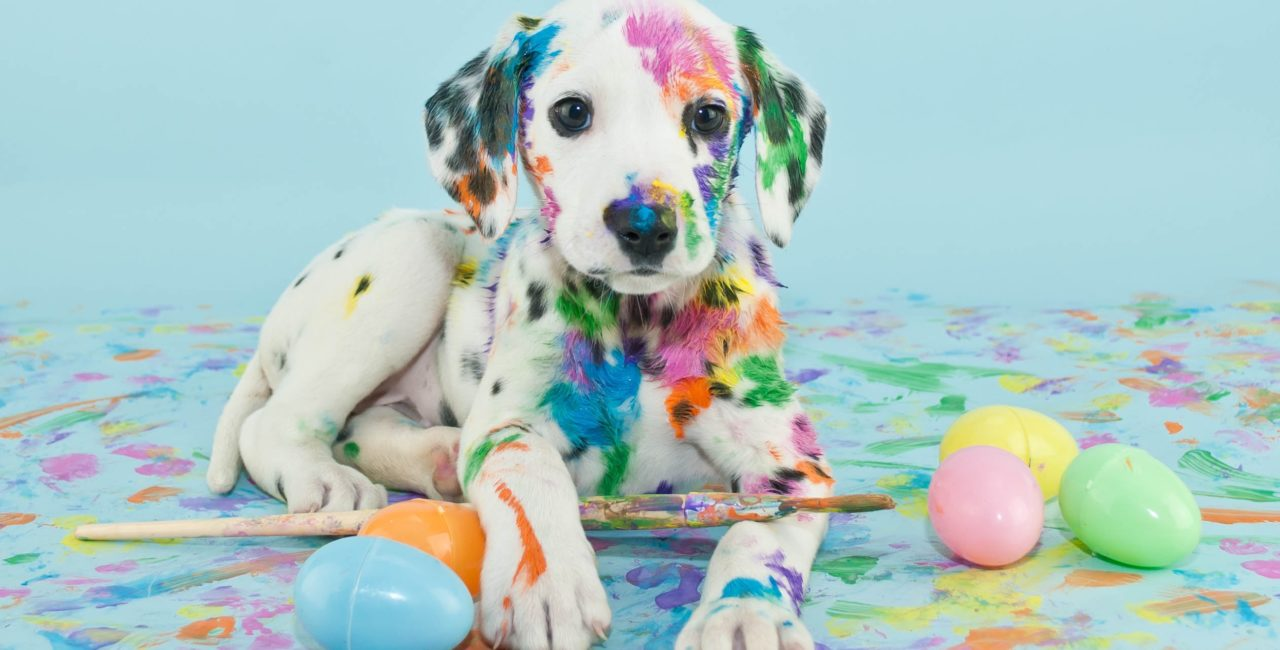
#> input picture Lab01b/Picture1.png, 1280 x 650 px
$ jupyter execute Lab01b.ipynb
#> lines starting #> are read from the running program, lines starting #| are printed output that depends on the picture
[cell 1]
# 1. Cài đặt và import thư viện
import cv2 as cv
import matplotlib.pyplot as plt
import numpy as np

[cell 2]
# Đọc ảnh từ Google Drive
# Đảm bảo ảnh đã được upload vào MyDrive/CV_2024_data/
img = cv.imread('Picture1.png')
#> img is the input picture: shape (650, 1280, 3); mean B, G, R 195.5, 197.6, 172.9
img2 = cv.imread('Picture2.png')
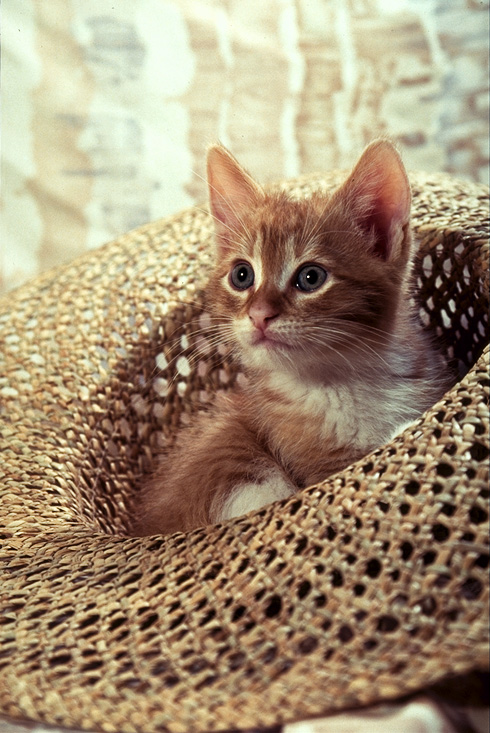
#> input picture Lab01b/Picture2.png, 490 x 733 px
#> img2 is the input picture: shape (733, 490, 3); mean B, G, R 116.7, 143.2, 162.7

[cell 3]
# 2. Kiểm tra opencv đọc ảnh như thế nào và hiển thị chiều của ảnh
print("Kiểm tra thông tin ảnh:")
print(f"Shape của ảnh: {img.shape}")
#| Shape của ảnh: (650, 1280, 3)
print(f"Chiều cao (height): {img.shape[0]}")
#| Chiều cao (height): 650
print(f"Chiều rộng (width): {img.shape[1]}")
#| Chiều rộng (width): 1280
print(f"Số kênh màu (channels): {img.shape[2]}")
#| Số kênh màu (channels): 3
print(f"Kiểu dữ liệu: {img.dtype}")
#| Kiểu dữ liệu: uint8
print(f"Kích thước: {img.size}")
#| Kích thước: 2496000

[cell 4]
# 3. Hiển thị ảnh và nhận xét
plt.figure(figsize=(15, 5))

# Hiển thị ảnh gốc (sai màu - OpenCV đọc BGR)
plt.subplot(1, 3, 1)
plt.imshow(img)
plt.title('Ảnh gốc (BGR - sai màu)')
plt.axis('off')

# Cách 1: Đảo chiều matrix (BGR -> RGB)
img_rgb_method1 = img[:, :, ::-1]
plt.subplot(1, 3, 2)
plt.imshow(img_rgb_method1)
plt.title('Cách 1: Đảo chiều matrix')
plt.axis('off')

# Cách 2: Convert chế độ màu bằng cv.cvtColor
img_rgb_method2 = cv.cvtColor(img, cv.COLOR_BGR2RGB)
plt.subplot(1, 3, 3)
plt.imshow(img_rgb_method2)
plt.title('Cách 2: Convert màu BGR2RGB')
plt.axis('off')

plt.tight_layout()
plt.show()
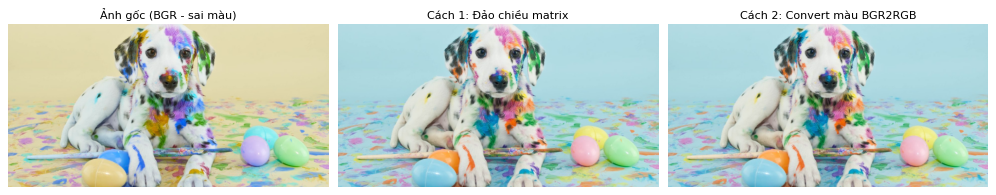
#> figure drawn by matplotlib, 3 panels; B, G, R data is drawn as R, G, B

print("\nNhận xét:")
print("- OpenCV đọc ảnh theo định dạng BGR (Blue-Green-Red)")
print("- Matplotlib hiển thị theo định dạng RGB (Red-Green-Blue)")
print("- Do đó khi hiển thị trực tiếp bằng plt.imshow sẽ bị sai màu")
print("- Cần chuyển đổi BGR sang RGB trước khi hiển thị")

[cell 5]
# 4. Phóng to ảnh
print("\n4. Phóng to ảnh:")

# Chuyển sang RGB để hiển thị đúng
img_rgb = cv.cvtColor(img, cv.COLOR_BGR2RGB)

plt.figure(figsize=(15, 5))

# Ảnh gốc
plt.subplot(1, 3, 1)
plt.imshow(img_rgb)
plt.title(f'Ảnh gốc: {img.shape[1]}x{img.shape[0]}')
plt.axis('off')

# Phóng to gấp 2 lần
scale_factor = 2
new_width = int(img.shape[1] * scale_factor)
#> new_width = 2560
new_height = int(img.shape[0] * scale_factor)
#> new_height = 1300
img_zoomed = cv.resize(img, (new_width, new_height), interpolation=cv.INTER_LINEAR)
img_zoomed_rgb = cv.cvtColor(img_zoomed, cv.COLOR_BGR2RGB)

plt.subplot(1, 3, 2)
plt.imshow(img_zoomed_rgb)
plt.title(f'Phóng to 2x: {img_zoomed.shape[1]}x{img_zoomed.shape[0]}')
plt.axis('off')

# Thu nhỏ 0.5 lần
img_shrink = cv.resize(img, (new_width//4, new_height//4), interpolation=cv.INTER_AREA)
img_shrink_rgb = cv.cvtColor(img_shrink, cv.COLOR_BGR2RGB)

plt.subplot(1, 3, 3)
plt.imshow(img_shrink_rgb)
plt.title(f'Thu nhỏ 0.5x: {img_shrink.shape[1]}x{img_shrink.shape[0]}')
plt.axis('off')

plt.tight_layout()
plt.show()
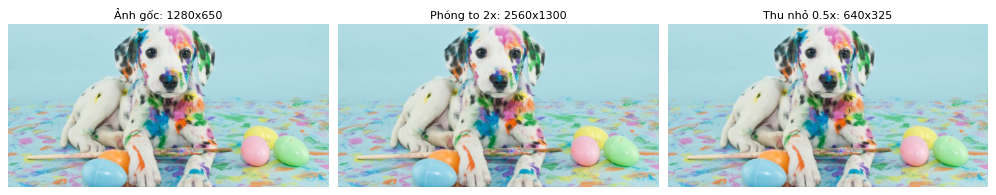
#> figure drawn by matplotlib, 3 panels

print(f"Kích thước ảnh gốc: {img.shape}")
#| Kích thước ảnh gốc: (650, 1280, 3)
print(f"Kích thước ảnh phóng to 2x: {img_zoomed.shape}")
#| Kích thước ảnh phóng to 2x: (1300, 2560, 3)
print(f"Kích thước ảnh thu nhỏ 0.5x: {img_shrink.shape}")
#| Kích thước ảnh thu nhỏ 0.5x: (325, 640, 3)

[cell 6]
# 5. Crop ảnh
print("\n5. Crop ảnh:")

plt.figure(figsize=(12, 4))

# Ảnh gốc
plt.subplot(1, 3, 1)
plt.imshow(img_rgb)
plt.title('Ảnh gốc')
plt.axis('off')

# Crop ở giữa ảnh
h, w = img.shape[:2]
#> h = 650; w = 1280
start_row, start_col = h // 4, w // 4
#> start_row = 162; start_col = 320
end_row, end_col = 3 * h // 4, 3 * w // 4
#> end_row = 487; end_col = 960
img_cropped_center = img[start_row:end_row, start_col:end_col]
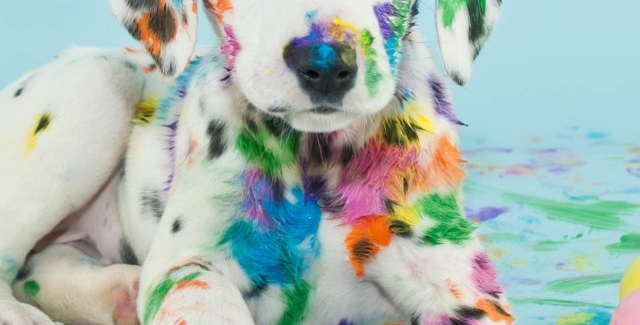
#> img_cropped_center: shape (325, 640, 3); mean B, G, R 177.1, 184.1, 168.4
img_cropped_center_rgb = cv.cvtColor(img_cropped_center, cv.COLOR_BGR2RGB)

plt.subplot(1, 3, 2)
plt.imshow(img_cropped_center_rgb)
plt.title('Crop ở giữa')
plt.axis('off')

# Crop phần trên bên trái
img_cropped_topleft = img[0:h//2, 0:w//2]
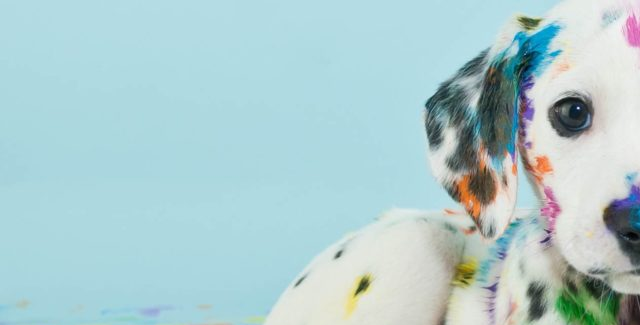
#> img_cropped_topleft: shape (325, 640, 3); mean B, G, R 206, 203.5, 173.7
img_cropped_topleft_rgb = cv.cvtColor(img_cropped_topleft, cv.COLOR_BGR2RGB)

plt.subplot(1, 3, 3)
plt.imshow(img_cropped_topleft_rgb)
plt.title('Crop góc trên trái')
plt.axis('off')

plt.tight_layout()
plt.show()

print(f"Kích thước ảnh gốc: {img.shape}")
#| Kích thước ảnh gốc: (650, 1280, 3)
print(f"Kích thước ảnh crop giữa: {img_cropped_center.shape}")
#| Kích thước ảnh crop giữa: (325, 640, 3)
print(f"Kích thước ảnh crop góc trên trái: {img_cropped_topleft.shape}")
#| Kích thước ảnh crop góc trên trái: (325, 640, 3)

[cell 7]
# 6. Ghép dọc và ghép ngang 2 bức ảnh
print("\n6. Ghép dọc và ghép ngang 2 bức ảnh:")

# Resize ảnh 2 cho cùng kích thước với ảnh 1 (để dễ ghép)
img2_resized = cv.resize(img2, (img.shape[1], img.shape[0]))
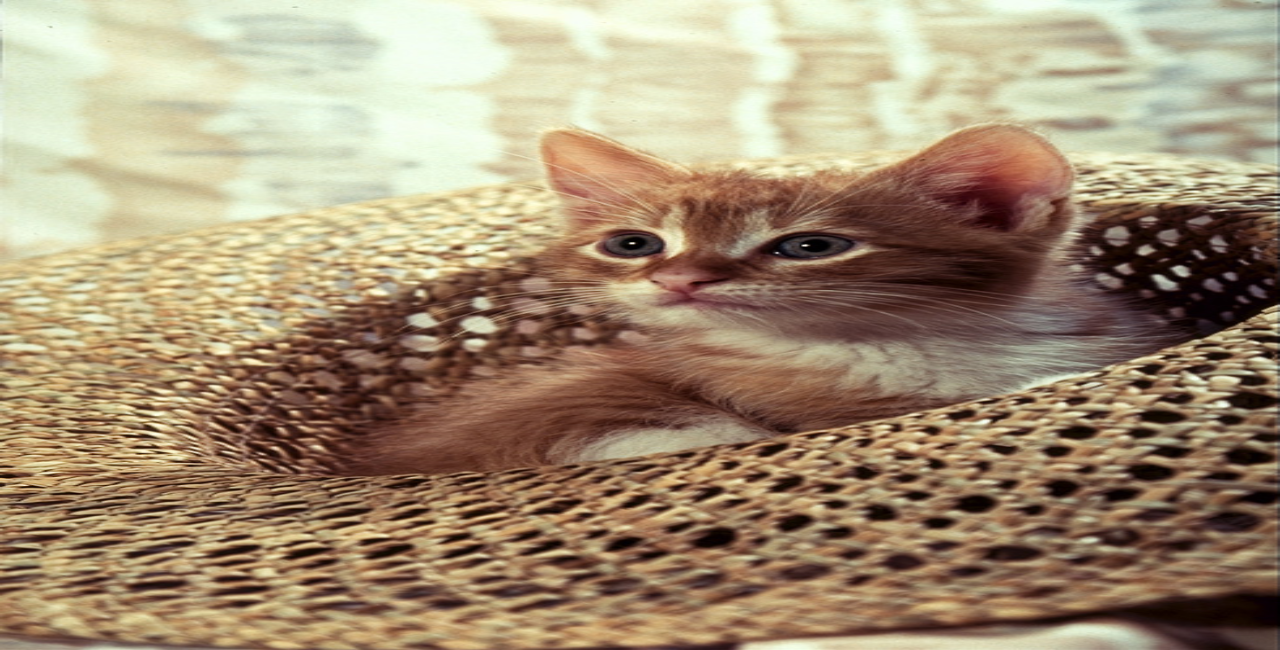
#> img2_resized: shape (650, 1280, 3); mean B, G, R 116.6, 143, 162.6

# Ghép ngang (horizontal concatenation)
img_hconcat = np.hstack((img, img2_resized))
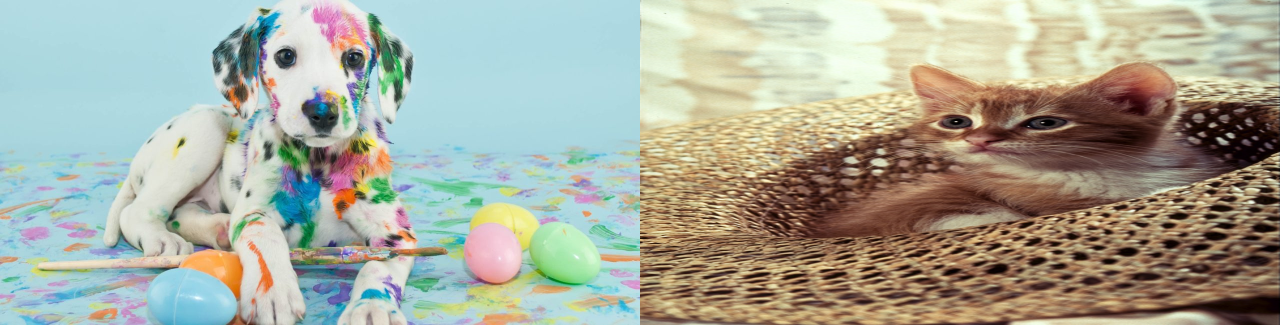
#> img_hconcat: shape (650, 2560, 3) (shown at 1/2 size); mean B, G, R 156, 170.3, 167.8
img_hconcat_rgb = cv.cvtColor(img_hconcat, cv.COLOR_BGR2RGB)

# Ghép dọc (vertical concatenation)
img_vconcat = np.vstack((img, img2_resized))
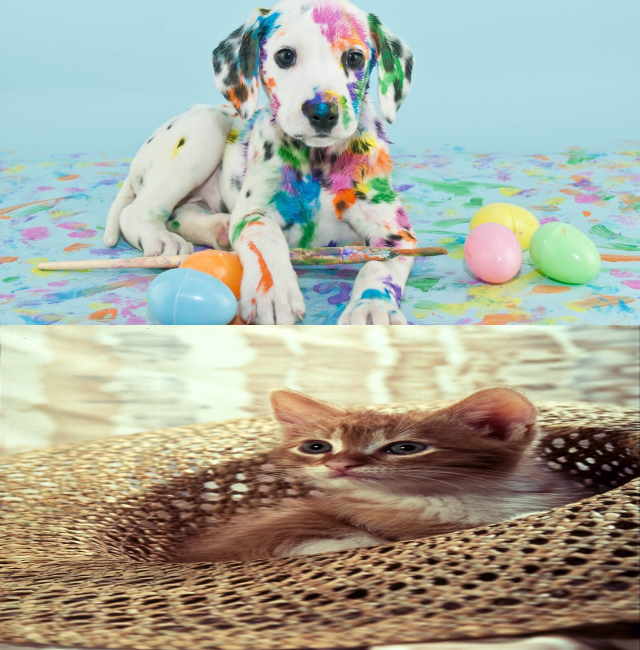
#> img_vconcat: shape (1300, 1280, 3) (shown at 1/2 size); mean B, G, R 156, 170.3, 167.8
img_vconcat_rgb = cv.cvtColor(img_vconcat, cv.COLOR_BGR2RGB)

plt.figure(figsize=(15, 10))

# Ảnh 1
plt.subplot(2, 2, 1)
plt.imshow(img_rgb)
plt.title('Ảnh 1')
plt.axis('off')

# Ảnh 2
plt.subplot(2, 2, 2)
img2_rgb = cv.cvtColor(img2_resized, cv.COLOR_BGR2RGB)
plt.imshow(img2_rgb)
plt.title('Ảnh 2')
plt.axis('off')

# Ghép ngang
plt.subplot(2, 2, 3)
plt.imshow(img_hconcat_rgb)
plt.title('Ghép ngang (Horizontal)')
plt.axis('off')

# Ghép dọc
plt.subplot(2, 2, 4)
plt.imshow(img_vconcat_rgb)
plt.title('Ghép dọc (Vertical)')
plt.axis('off')

plt.tight_layout()
plt.show()

print(f"Kích thước ảnh ghép ngang: {img_hconcat.shape}")
#| Kích thước ảnh ghép ngang: (650, 2560, 3)
print(f"Kích thước ảnh ghép dọc: {img_vconcat.shape}")
#| Kích thước ảnh ghép dọc: (1300, 1280, 3)
